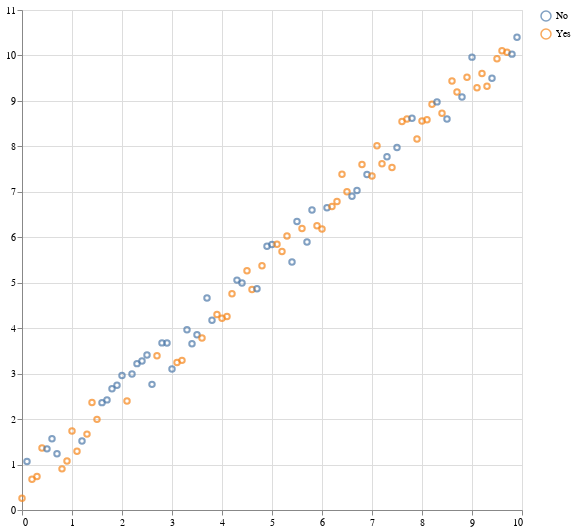

The notebook cell saved with this chart:
### Markdown cell above
Rasuti (eng. scatter) grafički prikaz opservacija prikazuje iste kao tačke u dvodimenzionalnom prostoru, odnosno, korektnije rečeno, ravni. X i y parametrima prosleđuju se koordinate opservacija koje želimo da prikažemo. Međutim, radi boljeg vizuelnog doživljaja, možemo poželeti da svaku opservaciju (tačku) prikažemo različitim bojama, u zavisnosti od klase kojoj data opservacija pripada.
U kodu ispod, parametru color prosleđena je promenljiva koja sadrži oznake klasa kojima opservacije pripadaju. Na osnovu pripadnosti klasama, VegaLite biblioteka će označiti opservacije različitim bojama. Biblioteka će uvesti onoliko boja koliko ima različitih klasa (vrednosti) u promenljivoj koja se prosleđuje color parametru. Legenda, koja se nalazi u gornjem desnom uglu grafika, prikazuje koja klasa je kodirana kojom bojom.

### Code cell
@vlplot(
    mark = :point,
    x = independent,
    y = dependent,
    color = group,
    width = 500,
    height = 500
)

### Figure 1 — Vega-Lite specification as saved in the notebook (floating-point values rounded to 4 significant figures)
{"data": {"values": [{"color": "Yes", "x": 0, "y": 0.2585}, {"color": "No", "x": 0.1, "y": 1.069}, {"color": "Yes", "x": 0.2, "y": 0.6742}, {"color": "Yes", "x": 0.3, "y": 0.7345}, {"color": "Yes", "x": 0.4, "y": 1.366}, {"color": "No", "x": 0.5, "y": 1.345}, {"color": "No", "x": 0.6, "y": 1.566}, {"color": "No", "x": 0.7, "y": 1.237}, {"color": "Yes", "x": 0.8, "y": 0.9048}, {"color": "Yes", "x": 0.9, "y": 1.077}, {"color": "Yes", "x": 1, "y": 1.74}, {"color": "Yes", "x": 1.1, "y": 1.292}, {"color": "No", "x": 1.2, "y": 1.518}, {"color": "Yes", "x": 1.3, "y": 1.669}, {"color": "Yes", "x": 1.4, "y": 2.365}, {"color": "Yes", "x": 1.5, "y": 1.994}, {"color": "No", "x": 1.6, "y": 2.362}, {"color": "No", "x": 1.7, "y": 2.423}, {"color": "No", "x": 1.8, "y": 2.67}, {"color": "No", "x": 1.9, "y": 2.746}, {"color": "No", "x": 2, "y": 2.96}, {"color": "Yes", "x": 2.1, "y": 2.399}, {"color": "No", "x": 2.2, "y": 2.992}, {"color": "No", "x": 2.3, "y": 3.22}, {"color": "No", "x": 2.4, "y": 3.279}, {"color": "No", "x": 2.5, "y": 3.408}, {"color": "No", "x": 2.6, "y": 2.764}, {"color": "Yes", "x": 2.7, "y": 3.394}, {"color": "No", "x": 2.8, "y": 3.677}, {"color": "No", "x": 2.9, "y": 3.674}, {"color": "No", "x": 3, "y": 3.101}, {"color": "Yes", "x": 3.1, "y": 3.246}, {"color": "Yes", "x": 3.2, "y": 3.292}, {"color": "No", "x": 3.3, "y": 3.965}, {"color": "No", "x": 3.4, "y": 3.66}, {"color": "No", "x": 3.5, "y": 3.856}, {"color": "Yes", "x": 3.6, "y": 3.785}, {"color": "No", "x": 3.7, "y": 4.663}, {"color": "No", "x": 3.8, "y": 4.176}, {"color": "Yes", "x": 3.9, "y": 4.302}, {"color": "Yes", "x": 4, "y": 4.216}, {"color": "Yes", "x": 4.1, "y": 4.259}, {"color": "Yes", "x": 4.2, "y": 4.758}, {"color": "No", "x": 4.3, "y": 5.057}, {"color": "No", "x": 4.4, "y": 4.992}, {"color": "Yes", "x": 4.5, "y": 5.266}, {"color": "Yes", "x": 4.6, "y": 4.85}, {"color": "No", "x": 4.7, "y": 4.868}, {"color": "Yes", "x": 4.8, "y": 5.372}, {"color": "No", "x": 4.9, "y": 5.801}, {"color": "No", "x": 5, "y": 5.843}, {"color": "Yes", "x": 5.1, "y": 5.846}, {"color": "Yes", "x": 5.2, "y": 5.685}, {"color": "Yes", "x": 5.3, "y": 6.028}, {"color": "No", "x": 5.4, "y": 5.457}, {"color": "No", "x": 5.5, "y": 6.348}, {"color": "Yes", "x": 5.6, "y": 6.192}, {"color": "No", "x": 5.7, "y": 5.896}, {"color": "No", "x": 5.8, "y": 6.599}, {"color": "Yes", "x": 5.9, "y": 6.254}, {"color": "Yes", "x": 6, "y": 6.18}, {"color": "No", "x": 6.1, "y": 6.649}, {"color": "Yes", "x": 6.2, "y": 6.679}, {"color": "Yes", "x": 6.3, "y": 6.785}, {"color": "Yes", "x": 6.4, "y": 7.385}, {"color": "Yes", "x": 6.5, "y": 6.999}, {"color": "No", "x": 6.6, "y": 6.903}, {"color": "No", "x": 6.7, "y": 7.028}, {"color": "Yes", "x": 6.8, "y": 7.603}, {"color": "No", "x": 6.9, "y": 7.379}, {"color": "Yes", "x": 7, "y": 7.346}, {"color": "Yes", "x": 7.1, "y": 8.015}, {"color": "Yes", "x": 7.2, "y": 7.616}, {"color": "No", "x": 7.3, "y": 7.771}, {"color": "Yes", "x": 7.4, "y": 7.534}, {"color": "No", "x": 7.5, "y": 7.974}, {"color": "Yes", "x": 7.6, "y": 8.549}, {"color": "Yes", "x": 7.7, "y": 8.603}, {"color": "No", "x": 7.8, "y": 8.616}, {"color": "Yes", "x": 7.9, "y": 8.162}, {"color": "Yes", "x": 8, "y": 8.559}, {"color": "Yes", "x": 8.1, "y": 8.583}, {"color": "Yes", "x": 8.2, "y": 8.924}, {"color": "No", "x": 8.3, "y": 8.979}, {"color": "Yes", "x": 8.4, "y": 8.73}, {"color": "No", "x": 8.5, "y": 8.603}, {"color": "Yes", "x": 8.6, "y": 9.44}, {"color": "Yes", "x": 8.7, "y": 9.195}, {"color": "No", "x": 8.8, "y": 9.085}, {"color": "Yes", "x": 8.9, "y": 9.521}, {"color": "No", "x": 9, "y": 9.963}, {"color": "Yes", "x": 9.1, "y": 9.29}, {"color": "Yes", "x": 9.2, "y": 9.604}, {"color": "Yes", "x": 9.3, "y": 9.324}, {"color": "No", "x": 9.4, "y": 9.5}, {"color": "Yes", "x": 9.5, "y": 9.925}, {"color": "Yes", "x": 9.6, "y": 10.1}, {"color": "Yes", "x": 9.7, "y": 10.07}, {"color": "No", "x": 9.8, "y": 10.03}, {"color": "No", "x": 9.9, "y": 10.4}]}, "encoding": {"color": {"field": "color", "title": null, "type": "nominal"}, "x": {"field": "x", "title": null, "type": "quantitative"}, "y": {"field": "y", "title": null, "type": "quantitative"}}, "height": 500, "mark": "point", "width": 500}
